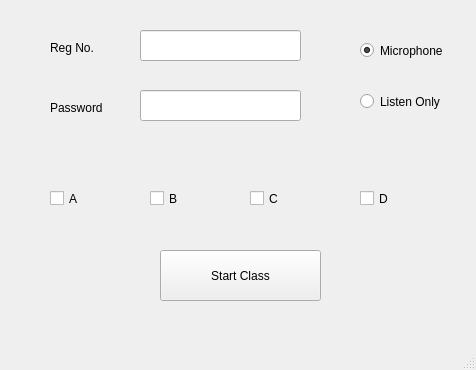
<?xml version="1.0" encoding="UTF-8"?>
<ui version="4.0">
 <class>MainWindow</class>
 <widget class="QMainWindow" name="MainWindow">
  <property name="geometry">
   <rect>
    <x>0</x>
    <y>0</y>
    <width>476</width>
    <height>370</height>
   </rect>
  </property>
  <property name="windowTitle">
   <string>MainWindow</string>
  </property>
  <property name="tabShape">
   <enum>QTabWidget::Triangular</enum>
  </property>
  <widget class="QWidget" name="centralwidget">
   <widget class="QLabel" name="label">
    <property name="geometry">
     <rect>
      <x>50</x>
      <y>40</y>
      <width>71</width>
      <height>16</height>
     </rect>
    </property>
    <property name="font">
     <font>
      <pointsize>9</pointsize>
     </font>
    </property>
    <property name="text">
     <string>Reg No.</string>
    </property>
   </widget>
   <widget class="QLabel" name="label_2">
    <property name="geometry">
     <rect>
      <x>50</x>
      <y>100</y>
      <width>71</width>
      <height>16</height>
     </rect>
    </property>
    <property name="font">
     <font>
      <pointsize>9</pointsize>
     </font>
    </property>
    <property name="text">
     <string>Password</string>
    </property>
   </widget>
   <widget class="QPushButton" name="start_class_btn">
    <property name="geometry">
     <rect>
      <x>160</x>
      <y>250</y>
      <width>161</width>
      <height>51</height>
     </rect>
    </property>
    <property name="text">
     <string>Start Class</string>
    </property>
   </widget>
   <widget class="QLineEdit" name="id_">
    <property name="geometry">
     <rect>
      <x>140</x>
      <y>30</y>
      <width>161</width>
      <height>31</height>
     </rect>
    </property>
   </widget>
   <widget class="QLineEdit" name="pass_">
    <property name="geometry">
     <rect>
      <x>140</x>
      <y>90</y>
      <width>161</width>
      <height>31</height>
     </rect>
    </property>
   </widget>
   <widget class="QRadioButton" name="microphone_btn">
    <property name="geometry">
     <rect>
      <x>360</x>
      <y>40</y>
      <width>111</width>
      <height>21</height>
     </rect>
    </property>
    <property name="font">
     <font>
      <pointsize>9</pointsize>
     </font>
    </property>
    <property name="text">
     <string>Microphone</string>
    </property>
    <property name="checked">
     <bool>true</bool>
    </property>
   </widget>
   <widget class="QRadioButton" name="listen_only_btn">
    <property name="geometry">
     <rect>
      <x>360</x>
      <y>86</y>
      <width>101</width>
      <height>31</height>
     </rect>
    </property>
    <property name="font">
     <font>
      <pointsize>9</pointsize>
     </font>
    </property>
    <property name="text">
     <string>Listen Only</string>
    </property>
   </widget>
   <widget class="QCheckBox" name="check_A">
    <property name="geometry">
     <rect>
      <x>50</x>
      <y>190</y>
      <width>74</width>
      <height>17</height>
     </rect>
    </property>
    <property name="text">
     <string>A</string>
    </property>
   </widget>
   <widget class="QCheckBox" name="check_B">
    <property name="geometry">
     <rect>
      <x>150</x>
      <y>190</y>
      <width>74</width>
      <height>17</height>
     </rect>
    </property>
    <property name="text">
     <string>B</string>
    </property>
   </widget>
   <widget class="QCheckBox" name="check_C">
    <property name="geometry">
     <rect>
      <x>250</x>
      <y>190</y>
      <width>74</width>
      <height>17</height>
     </rect>
    </property>
    <property name="text">
     <string>C</string>
    </property>
   </widget>
   <widget class="QCheckBox" name="check_D">
    <property name="geometry">
     <rect>
      <x>360</x>
      <y>190</y>
      <width>74</width>
      <height>17</height>
     </rect>
    </property>
    <property name="text">
     <string>D</string>
    </property>
   </widget>
  </widget>
  <widget class="QMenuBar" name="menubar">
   <property name="geometry">
    <rect>
     <x>0</x>
     <y>0</y>
     <width>476</width>
     <height>26</height>
    </rect>
   </property>
  </widget>
  <widget class="QStatusBar" name="statusbar"/>
 </widget>
 <resources/>
 <connections/>
</ui>
